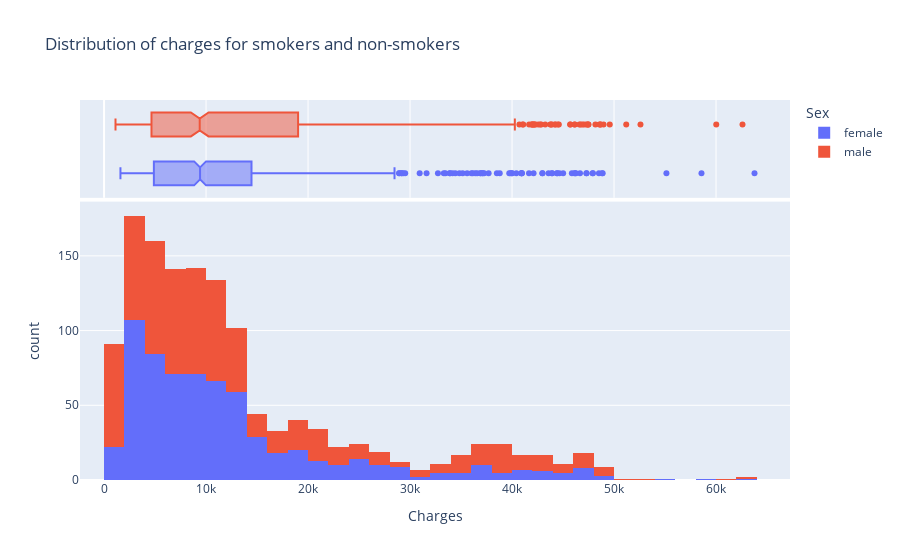

The notebook cell this image was saved under:
### Code cell
fig = px.histogram(df, x="charges", color="sex",   marginal="box", title="Distribution of charges for smokers and non-smokers", labels={
                     "charges": "Charges",
                     "count": "Count",
                    "sex":"Sex"})
fig.show()

### Figure 1 — Plotly figure (JSON) as saved in the notebook; plotly's stock layout.template omitted (floating-point values rounded to 4 significant figures; data arrays with more than 128 entries replaced by an {"elided": "..."} marker saying what was removed)
{"data": [{"alignmentgroup": "True", "bingroup": "x", "hovertemplate": "Sex=female<br>Charges=%{x}<br>count=%{y}<extra></extra>", "legendgroup": "female", "marker": {"color": "#636efa", "pattern": {"shape": ""}}, "name": "female", "offsetgroup": "female", "orientation": "v", "showlegend": true, "type": "histogram", "x": {"elided": "662 float values"}, "xaxis": "x", "yaxis": "y"}, {"alignmentgroup": "True", "hovertemplate": "Sex=female<br>Charges=%{x}<extra></extra>", "legendgroup": "female", "marker": {"color": "#636efa"}, "name": "female", "notched": true, "offsetgroup": "female", "showlegend": false, "type": "box", "x": {"elided": "662 float values"}, "xaxis": "x2", "yaxis": "y2"}, {"alignmentgroup": "True", "bingroup": "x", "hovertemplate": "Sex=male<br>Charges=%{x}<br>count=%{y}<extra></extra>", "legendgroup": "male", "marker": {"color": "#EF553B", "pattern": {"shape": ""}}, "name": "male", "offsetgroup": "male", "orientation": "v", "showlegend": true, "type": "histogram", "x": {"elided": "675 float values"}, "xaxis": "x", "yaxis": "y"}, {"alignmentgroup": "True", "hovertemplate": "Sex=male<br>Charges=%{x}<extra></extra>", "legendgroup": "male", "marker": {"color": "#EF553B"}, "name": "male", "notched": true, "offsetgroup": "male", "showlegend": false, "type": "box", "x": {"elided": "675 float values"}, "xaxis": "x2", "yaxis": "y2"}], "layout": {"barmode": "relative", "legend": {"title": {"text": "Sex"}, "tracegroupgap": 0}, "title": {"text": "Distribution of charges for smokers and non-smokers"}, "xaxis": {"anchor": "y", "domain": [0, 1], "title": {"text": "Charges"}}, "xaxis2": {"anchor": "y2", "domain": [0, 1], "matches": "x", "showgrid": true, "showticklabels": false}, "yaxis": {"anchor": "x", "domain": [0, 0.7326], "title": {"text": "count"}}, "yaxis2": {"anchor": "x2", "domain": [0.7426, 1], "matches": "y2", "showgrid": false, "showline": false, "showticklabels": false, "ticks": ""}}}
